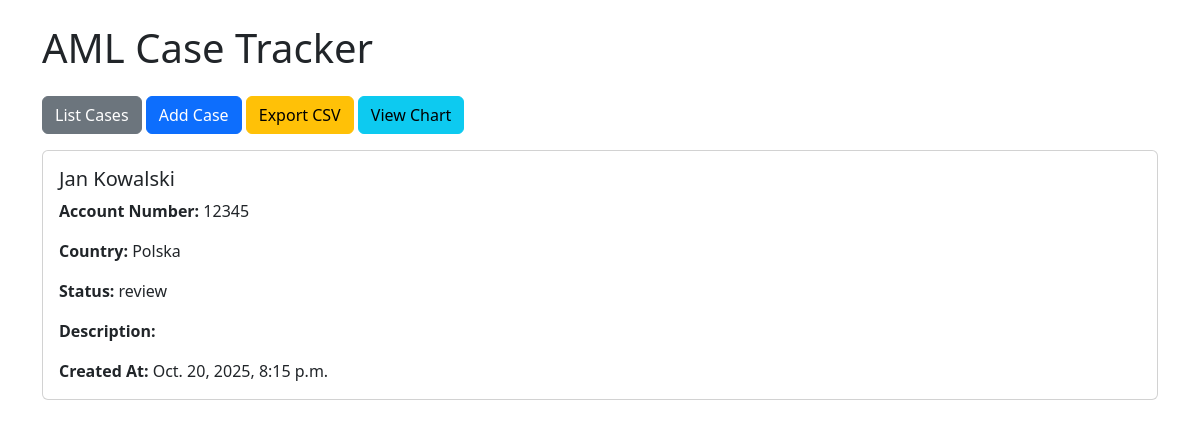
The app's page /case/2/ with its own data.
### cases/models.py (models this page shows, shortened)
class Case(models.Model):
    STATUS_CHOICES = [
        ('open', 'Open'),
        ('review', 'Under Review'),
        ('closed', 'Closed')
    ]
    first_name = models.CharField(max_length=50)
    last_name = models.CharField(max_length=50)
    country = models.CharField(max_length=50)
    account_number = models.CharField(max_length=50)
    status = models.CharField(max_length=20, choices=STATUS_CHOICES, default='open')
    description = models.TextField(blank=True)
    created_at = models.DateTimeField(auto_now_add=True)

### cases/views.py (the view)
# urls.py: path('case/<int:pk>/', views.case_detail, name='case_detail'),
def case_detail(request, pk):
    case = get_object_or_404(Case, pk=pk)
    return render(request, 'cases/case_detail.html', {'case': case})

### cases/templates/cases/case_detail.html
{% extends 'cases/base.html' %}
{% block content %}
<div class="card">
    <div class="card-body">
        <h5 class="card-title">{{ case.first_name }} {{ case.last_name }}</h5>
        <p class="card-text"><strong>Account Number:</strong> {{ case.account_number }}</p>
        <p class="card-text"><strong>Country:</strong> {{ case.country }}</p>
        <p class="card-text"><strong>Status:</strong> {{ case.status }}</p>
        <p class="card-text"><strong>Description:</strong> {{ case.description|linebreaks }}</p>
        <p class="card-text"><strong>Created At:</strong> {{ case.created_at }}</p>
    </div>
</div>
{% endblock %}

### records on screen
Case: first_name "Jan", last_name "Kowalski", account_number "12345", country "Polska", status "review", created_at "Oct. 20, 2025, 8:15 p.m."
